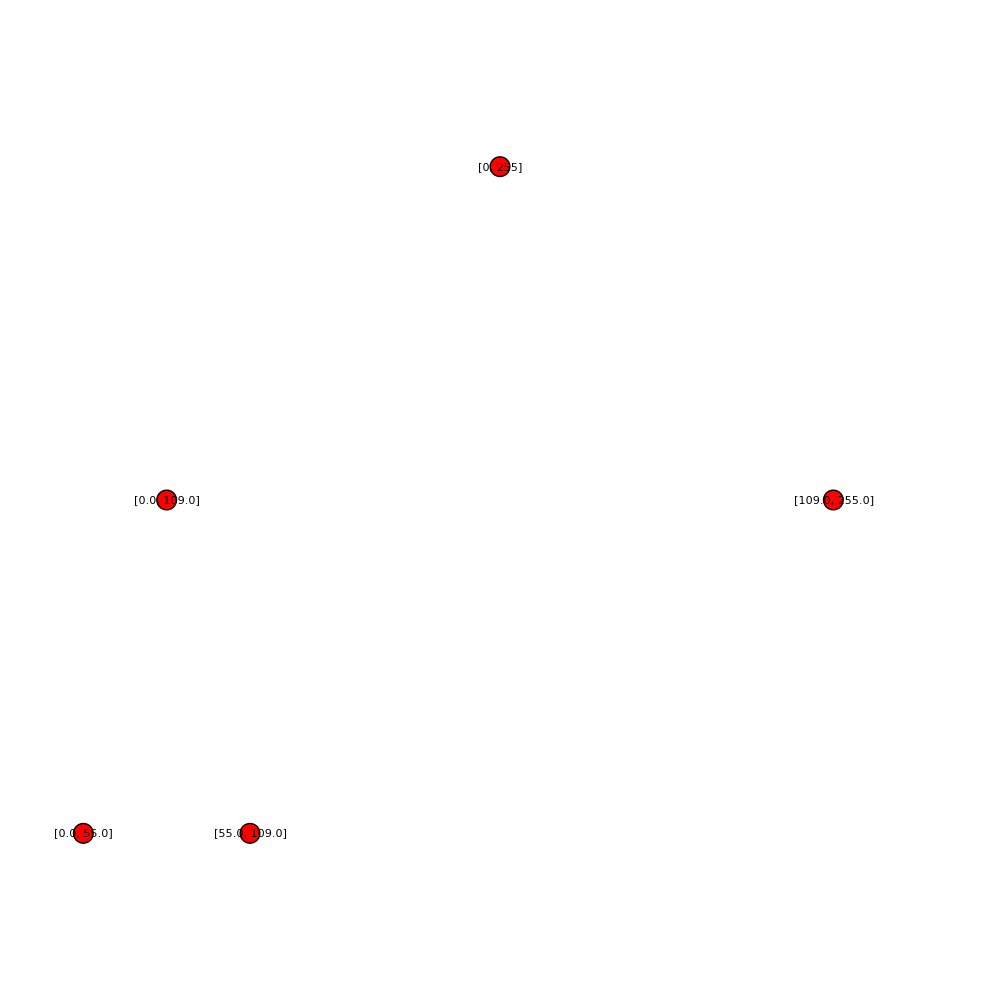

Write the Python code that produced this figure.
import matplotlib.pyplot as plt
import numpy as np
import networkx as nx
import math
%matplotlib inline

with open("output_data.txt") as f:
    content = f.readlines()
content = [x.strip() for x in content]

left_boards = []
right_boards = []

current_row_number = 2*len(content)
g = nx.Graph()
g.add_nodes_from(range(2*len(content) + 1))
pos = {0:(0,0)}
nx.set_node_attributes(g, 'pos', pos)
boards_to_pos = {str([0,255]):(0,0)}

labels = {0:str([0,255])}

step = 1. #math.pow(2, current_row_number - 1)
pos_x = 0
pos_y = 0
for current_row in content:
    row_data = current_row.split()
    left_board = float(row_data[0])
    threshold = float(row_data[1])
    right_board = float(row_data[2] )
    left_mean = float(row_data[3])
    right_mean = float(row_data[4])
    
    left_boards.append(left_board)
    left_boards.append(threshold)
    left_boards = list(set(left_boards))
    left_boards.sort()
    
    right_boards.append(threshold)
    right_boards.append(right_board)
    right_boards = list(set(right_boards))
    right_boards.sort()
    
    for current_board_to_pos in boards_to_pos:
        if eval(current_board_to_pos)[0] == left_board:
            pos_y = boards_to_pos[current_board_to_pos][1] - 1
            pos_x = boards_to_pos[current_board_to_pos][0] - step / -pos_y
            del boards_to_pos[current_board_to_pos]
            curr_labels_size = len(labels)
            break    
    
    pos[current_row_number] = (pos_x, pos_y)
    pos[current_row_number - 1] = (pos_x + 2 * (step / -pos_y), pos_y)
    boards_to_pos[str([left_board, threshold])] = (pos_x, pos_y)
    boards_to_pos[str([threshold, right_board])] = (pos_x + 2 * (step / -pos_y), pos_y)
    
    labels[current_row_number] = str([left_board, threshold])
    labels[current_row_number - 1] = str([threshold, right_board])
    step /= 2
    current_row_number -= 2
    
plt.figure(figsize=(10,10))
nx.draw(G=g, pos=pos, node_size=200, font_size=5, with_labels=False)
nx.draw_networkx_labels(G=g,pos=pos,labels=labels,font_size=8)
plt.savefig("SplittingByThresholdVisualizer.png", format="PNG")
